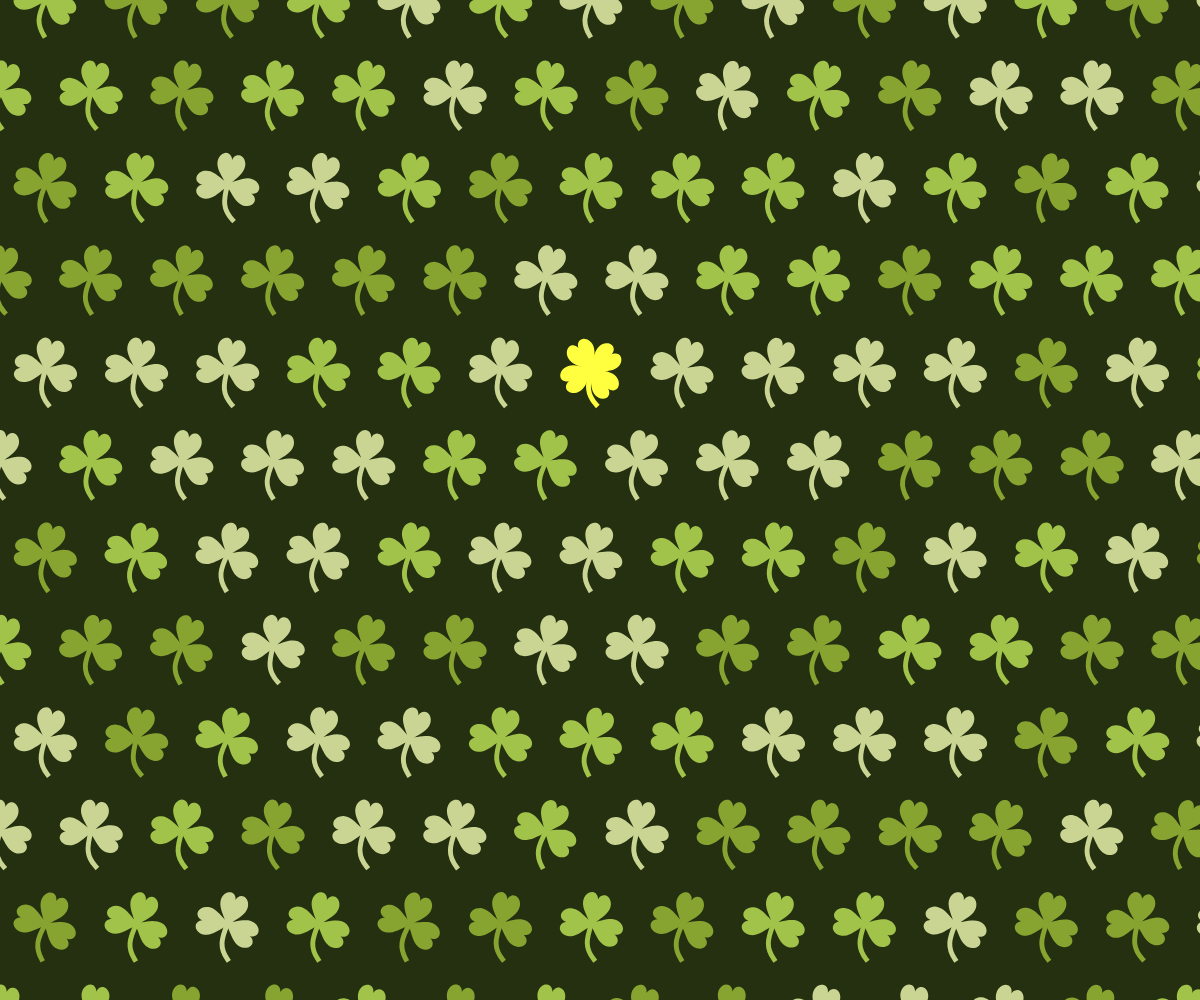
Frame 1 (no input)
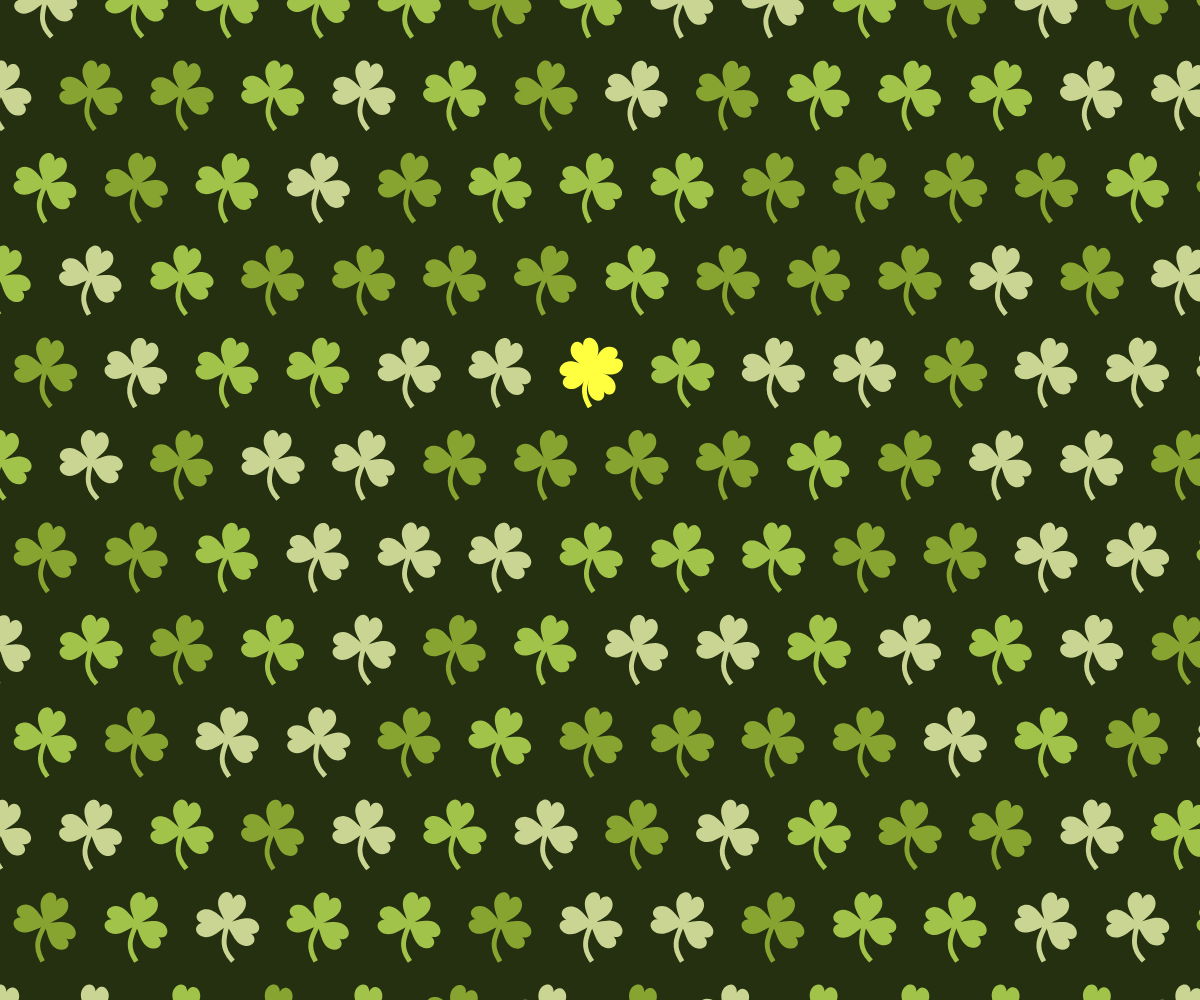
Frame 2 (the mouse pressed at the canvas centre, redrawn once)

The p5.js sketch that drew these frames (run headless with seeded random() and noise() and a simulated clock; the mouse was pressed at the canvas centre and the sketch redrawn once):

// p5.js sketch
// ── sketch.js
"use strict"

const COLORS = ["#87A330", "#A1C349", "#CAD593"];
const WHITE  = "#ECF39E";
const BLACK  = "#243010";
const GREEN  = "#ffff3f";

function setup(){
	createCanvas(windowWidth, windowHeight);
	angleMode(DEGREES); rectMode(CENTER);
	textAlign(CENTER, CENTER); textSize(14);
	noLoop();
}

function draw(){
	background(BLACK);
	noFill();
	noStroke();
	strokeCap(PROJECT);

	const w  = 14;
	const h  = w * 1.2;
	const pX = w * 6.5;
	const pY = h * 5.5;
	const rows = floor(height / pY) + 2;
	const cols = floor(width / pX) + 2;
	for(let r=0; r<rows; r++){
		for(let c=0; c<cols; c++){
			let x = c * pX;
			let y = r * pY;
			if(r%2==0) x -= pX * 0.5;
			const rot = random(10, 25);
			if(r==floor(rows/3) && c==floor(cols/2)){
				drawClover4(x, y, w, h, rot);
			}else{
				drawClover3(x, y, w, h, rot);
			}
		}
	}
}

function drawClover3(x, y, w, h, rot=0){

	const c = getColor(COLORS);
	fill(c);
	noStroke();

	push();
	translate(x, y);
	rotate(rot);
	drawHeart(0, 0, w, h, 0);
	drawHeart(0, 0, w, h, 100);
	drawHeart(0, 0, w, h, -100);

	noFill();
	stroke(c); strokeWeight(w*0.35);
	bezier(0, 0, -w*0.1, h, 0, h*1.5, w*0.8, h*2.0);

	pop();
}

function drawClover4(x, y, w, h, rot=0){

	const c = GREEN;
	fill(c);
	noStroke();

	push();
	translate(x, y);
	rotate(rot);
	drawHeart(0, 0, w, h, 42);
	drawHeart(0, 0, w, h, 128);
	drawHeart(0, 0, w, h, -42);
	drawHeart(0, 0, w, h, -128);

	noFill();
	stroke(c); strokeWeight(w*0.35);
	bezier(0, 0, -w*0.1, h, 0, h*1.5, w*0.8, h*2.0);

	pop();
}

function drawHeart(x, y, w, h, rot=0){

	push();
	translate(x, y);
	rotate(rot);
	beginShape();
	for(let t=0; t<360; t+=6){
		const x = w * sin(t)**3;
		const y = h * cos(t)-(w*0.4)*cos(2*t)-2*cos(3*t)-cos(4*t);
		vertex(x, -y-h);
	}
	endShape();
	circle(0, 0, 5);
	pop();
}

function getColor(colors){
	return colors[floor(random()*colors.length)];
}
